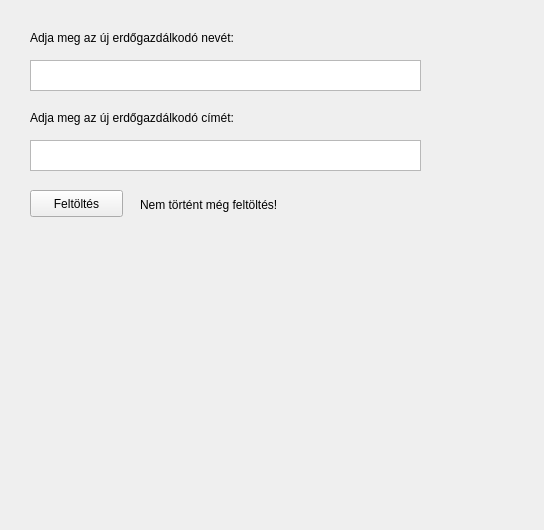
<?xml version="1.0" encoding="UTF-8"?>
<ui version="4.0">
 <class>MainWindow</class>
 <widget class="QMainWindow" name="MainWindow">
  <property name="geometry">
   <rect>
    <x>0</x>
    <y>0</y>
    <width>544</width>
    <height>530</height>
   </rect>
  </property>
  <property name="windowTitle">
   <string>MainWindow</string>
  </property>
  <widget class="QWidget" name="centralwidget">
   <widget class="QLabel" name="label">
    <property name="geometry">
     <rect>
      <x>30</x>
      <y>30</y>
      <width>291</width>
      <height>16</height>
     </rect>
    </property>
    <property name="text">
     <string>Adja meg az új erdőgazdálkodó nevét:</string>
    </property>
   </widget>
   <widget class="QLabel" name="label_2">
    <property name="geometry">
     <rect>
      <x>30</x>
      <y>110</y>
      <width>291</width>
      <height>16</height>
     </rect>
    </property>
    <property name="text">
     <string>Adja meg az új erdőgazdálkodó címét:</string>
    </property>
   </widget>
   <widget class="QTextEdit" name="textEdit">
    <property name="geometry">
     <rect>
      <x>30</x>
      <y>60</y>
      <width>391</width>
      <height>31</height>
     </rect>
    </property>
   </widget>
   <widget class="QTextEdit" name="textEdit_2">
    <property name="geometry">
     <rect>
      <x>30</x>
      <y>140</y>
      <width>391</width>
      <height>31</height>
     </rect>
    </property>
   </widget>
   <widget class="QPushButton" name="pushButton">
    <property name="geometry">
     <rect>
      <x>30</x>
      <y>190</y>
      <width>93</width>
      <height>27</height>
     </rect>
    </property>
    <property name="text">
     <string>Feltöltés</string>
    </property>
   </widget>
   <widget class="QLabel" name="label_3">
    <property name="geometry">
     <rect>
      <x>140</x>
      <y>195</y>
      <width>281</width>
      <height>20</height>
     </rect>
    </property>
    <property name="text">
     <string>Nem történt még feltöltés!</string>
    </property>
   </widget>
  </widget>
 </widget>
 <resources/>
 <connections/>
</ui>
